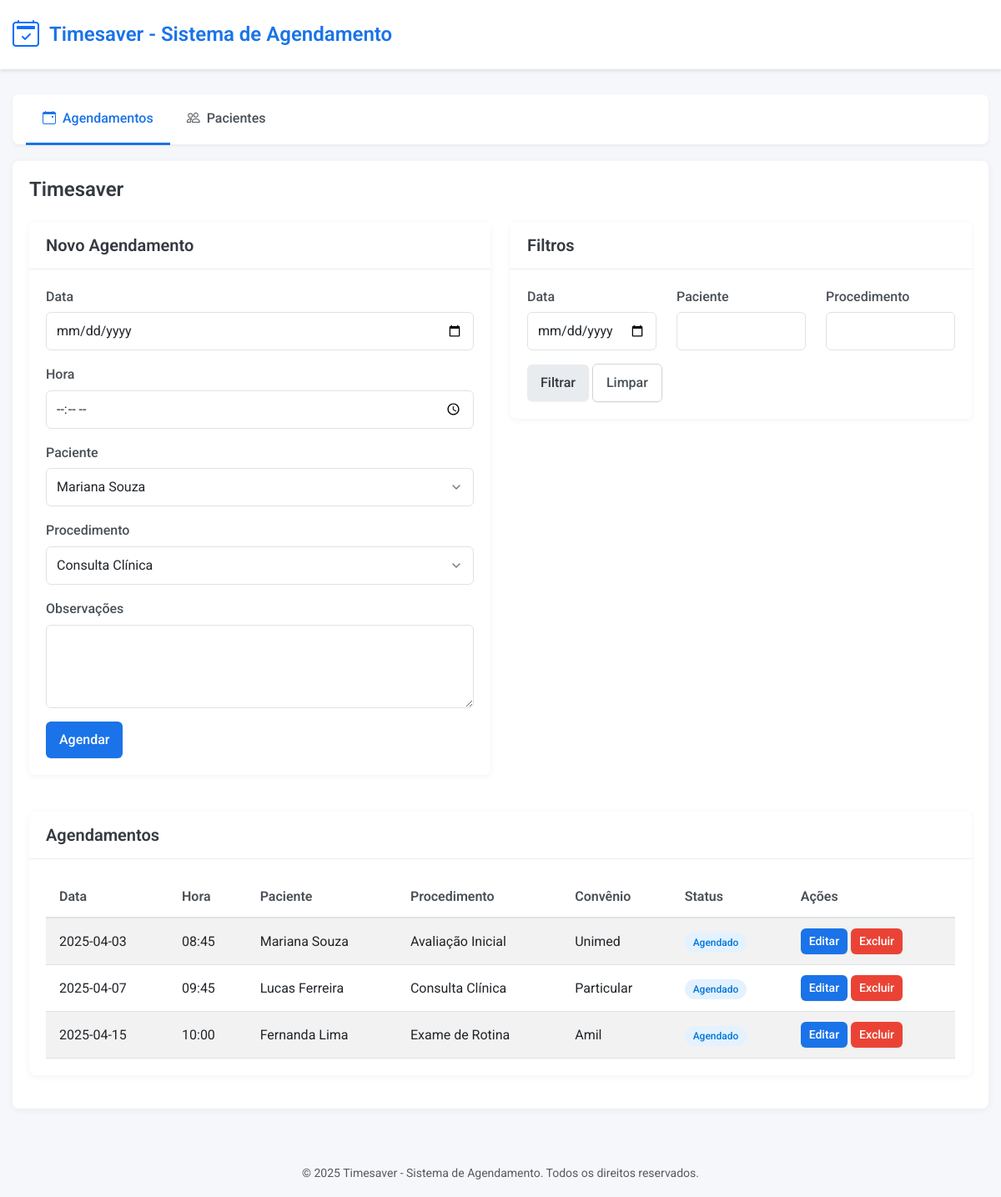
The page / on the database its author committed.
### tables this page shows
CREATE TABLE agendamentos (
        id INTEGER PRIMARY KEY AUTOINCREMENT,
        data TEXT NOT NULL,
        hora TEXT NOT NULL,
        cliente_id INTEGER NOT NULL,
        procedimento_id INTEGER NOT NULL,
        observacoes TEXT,
        status TEXT DEFAULT 'agendado',
        FOREIGN KEY (cliente_id) REFERENCES clientes (id),
        FOREIGN KEY (procedimento_id) REFERENCES procedimentos (id)
    );

CREATE TABLE clientes (
        id INTEGER PRIMARY KEY AUTOINCREMENT,
        nome TEXT NOT NULL,
        telefone TEXT NOT NULL,
        email TEXT,
        convenio_id INTEGER,
        num_carteirinha TEXT,
        FOREIGN KEY (convenio_id) REFERENCES convenios (id)
    );

CREATE TABLE procedimentos (
        id INTEGER PRIMARY KEY AUTOINCREMENT,
        codigo_tuss TEXT NOT NULL,
        descricao TEXT NOT NULL,
        duracao_minutos INTEGER NOT NULL
    );

CREATE TABLE convenios (
        id INTEGER PRIMARY KEY AUTOINCREMENT,
        nome TEXT NOT NULL,
        codigo TEXT NOT NULL
    );

### controllers/agendamento.py (the view)
@agendamento_bp.route('/')
def index():
    filtros = {
        'data': request.args.get('data', ''),
        'cliente': request.args.get('cliente', ''),
        'procedimento': request.args.get('procedimento', '')
    }
    agendamentos = Agendamento.obter_todos(filtros)
    clientes = Cliente.obter_para_select()
    procedimentos = Procedimento.obter_para_select()
    return render_template('agendamentos/index.html',
                          agendamentos=agendamentos,
                          clientes=clientes,
                          procedimentos=procedimentos,
                          data_filtro=filtros['data'],
                          cliente_filtro=filtros['cliente'],
                          procedimento_filtro=filtros['procedimento'])

### models/cliente.py (called while the page is built)
    @staticmethod
    def obter_para_select():
        db = get_db()
        cursor = db.cursor()
        cursor.execute("SELECT id, nome FROM clientes")
        return cursor.fetchall()

### models/database.py (called while the page is built)
def get_db():
    if 'db' not in g:
        os.makedirs(os.path.dirname(current_app.config['DATABASE_PATH']), exist_ok=True)
        g.db = sqlite3.connect(current_app.config['DATABASE_PATH'])
        g.db.row_factory = sqlite3.Row
    return g.db

### models/procedimento.py (called while the page is built)
    @staticmethod
    def obter_para_select():
        db = get_db()
        cursor = db.cursor()
        cursor.execute("SELECT id, descricao FROM procedimentos")
        return cursor.fetchall()

### templates/agendamentos/index.html
{% extends "base.html" %}
{% block nav_agendamentos %}active{% endblock %}
{% block content %}
<div class="row mb-4">
    <div class="col-md-6">
        <div class="card">
            <div class="card-header">
                <h5>Novo Agendamento</h5>
            </div>
            <div class="card-body">
                <form action="{{ url_for('agendamento.criar_agendamento') }}" method="post">
                    <div class="mb-3">
                        <label class="form-label">Data</label>
                        <input type="date" name="data" class="form-control" required>
                    </div>
                    <div class="mb-3">
                        <label class="form-label">Hora</label>
                        <input type="time" name="hora" class="form-control" required>
                    </div>
                    <div class="mb-3">
                        <label class="form-label">Paciente</label>
                        <select name="cliente_id" class="form-control" required>
                            {% for cliente in clientes %}
                                <option value="{{ cliente.id }}">{{ cliente.nome }}</option>
                            {% endfor %}
                        </select>
                    </div>
                    <div class="mb-3">
                        <label class="form-label">Procedimento</label>
                        <select name="procedimento_id" class="form-control" required>
                            {% for procedimento in procedimentos %}
                                <option value="{{ procedimento.id }}">{{ procedimento.descricao }}</option>
                            {% endfor %}
                        </select>
                    </div>
                    <div class="mb-3">
                        <label class="form-label">Observações</label>
                        <textarea name="observacoes" class="form-control" rows="3"></textarea>
                    </div>
                    <button type="submit" class="btn btn-primary">Agendar</button>
                </form>
            </div>
        </div>
    </div>
    <div class="col-md-6">
        <div class="card">
            <div class="card-header">
                <h5>Filtros</h5>
            </div>
            <div class="card-body">
                <form method="get">
                    <div class="row">
                        <div class="col-md-4 mb-3">
                            <label class="form-label">Data</label>
                            <input type="date" name="data" class="form-control" value="{{ data_filtro }}">
                        </div>
                        <div class="col-md-4 mb-3">
                            <label class="form-label">Paciente</label>
                            <input type="text" name="cliente" class="form-control" value="{{ cliente_filtro }}">
                        </div>
                        <div class="col-md-4 mb-3">
                            <label class="form-label">Procedimento</label>
                            <input type="text" name="procedimento" class="form-control" value="{{ procedimento_filtro }}">
                        </div>
                    </div>
                    <button type="submit" class="btn btn-secondary">Filtrar</button>
                    <a href="{{ url_for('agendamento.index') }}" class="btn btn-outline-secondary">Limpar</a>
                </form>
            </div>
        </div>
    </div>
</div>
<div class="card">
    <div class="card-header">
        <h5>Agendamentos</h5>
    </div>
    <div class="card-body">
        <table class="table table-striped">
            <thead>
                <tr>
                    <th>Data</th>
                    <th>Hora</th>
                    <th>Paciente</th>
                    <th>Procedimento</th>
                    <th>Convênio</th>
                    <th>Status</th>
                    <th>Ações</th>
                </tr>
            </thead>
            <tbody>
                {% for agendamento in agendamentos %}
                    <tr>
                        <td>{{ agendamento.data }}</td>
                        <td>{{ agendamento.hora }}</td>
                        <td>{{ agendamento.cliente }}</td>
                        <td>{{ agendamento.procedimento }}</td>
                        <td>{{ agendamento.convenio }}</td>
                        <td>
                            {% if agendamento.status == 'agendado' %}
                                <span class="badge bg-info">Agendado</span>
                            {% elif agendamento.status == 'realizado' %}
                                <span class="badge bg-success">Realizado</span>
                            {% elif agendamento.status == 'cancelado' %}
                                <span class="badge bg-danger">Cancelado</span>
                            {% else %}
                                <span class="badge bg-secondary">{{ agendamento.status }}</span>
                            {% endif %}
                        </td>
                        <td>
                            <a href="{{ url_for('agendamento.editar_agendamento', id=agendamento.id) }}" class="btn btn-sm btn-primary">Editar</a>
                            <a href="{{ url_for('agendamento.excluir_agendamento', id=agendamento.id) }}" class="btn btn-sm btn-danger" onclick="return confirm('Tem certeza que deseja excluir?')">Excluir</a>
                        </td>
                    </tr>
                {% else %}
                    <tr>
                        <td colspan="7" class="text-center">Nenhum agendamento encontrado</td>
                    </tr>
                {% endfor %}
            </tbody>
        </table>
    </div>
</div>
{% endblock %}

### templates/base.html (shortened to what this page needs)
<!DOCTYPE html>
<html lang="pt-BR">
<head>
    <link href="https://cdn.jsdelivr.net/npm/bootstrap@5.3.0/dist/css/bootstrap.min.css" rel="stylesheet">
    <link href="https://cdn.jsdelivr.net/npm/bootstrap-icons@1.10.0/font/bootstrap-icons.css" rel="stylesheet">
    <link href="{{ url_for('static', filename='css/style.css') }}" rel="stylesheet">
</head>
<body>
    <header class="app-header">
        <div class="container">
            <div class="app-logo">
                <i class="bi bi-calendar2-check fs-2 text-primary"></i>
                <h1>Timesaver - Sistema de Agendamento</h1>
            </div>
    </header>
    <div class="container">
        <nav class="app-nav">
            <ul class="nav nav-tabs">
                <li class="nav-item">
                    <a class="nav-link {% block nav_agendamentos %}{% endblock %}" href="{{ url_for('agendamento.index') }}">
                        <i class="bi bi-calendar-event me-1"></i> Agendamentos
                    </a>
                </li>
                <li class="nav-item">
                    <a class="nav-link {% block nav_clientes %}{% endblock %}" href="{{ url_for('cliente.index') }}">
                        <i class="bi bi-people me-1"></i> Pacientes
                    </a>
                </li>
            </ul>
        </nav>
        <div class="main-content fade-in">
            <h2 class="page-title">{% block heading %}Timesaver{% endblock %}</h2>
            {% block content %}{% endblock %}
        </div>
    </div>
    <footer class="text-center p-3 text-muted mt-5">
        <div class="container">
            <small>&copy; 2025 Timesaver - Sistema de Agendamento. Todos os direitos reservados.</small>
        </div>
    </footer>
</body>
</html>

### static/css/style.css (style rules this page uses)
:root { --primary: #1a73e8; --primary-dark: #0d47a1; --primary-light: #e8f0fe; --success: #34a853; --warning: #fbbc05; --danger: #ea4335; --gray-100: #f8f9fa; --gray-200: #e9ecef; --gray-300: #dee2e6; --gray-400: #ced4da; --gray-500: #adb5bd; --gray-600: #6c757d; --gray-700: #495057; --gray-800: #343a40; --gray-900: #212529; --body-bg: #f5f7fa; --font-main: 'Roboto', -apple-system, BlinkMacSystemFont, 'Segoe UI', sans-serif; }
body { font-family: var(--font-main); background-color: var(--body-bg); color: var(--gray-800); line-height: 1.6; }
.container { max-width: 1200px; margin: 0 auto; padding: 0 15px; }
.main-content { background-color: white; border-radius: 8px; box-shadow: 0 2px 10px rgba(0, 0, 0, 0.05); padding: 20px; margin-bottom: 20px; }
.app-header { background-color: white; box-shadow: 0 2px 4px rgba(0, 0, 0, 0.1); margin-bottom: 30px; padding: 16px 0; }
.app-header .container { display: flex; align-items: center; justify-content: space-between; }
.app-logo { display: flex; align-items: center; gap: 12px; }
.app-logo h1 { font-size: 1.5rem; font-weight: 600; color: var(--primary); margin: 0; }
.app-nav { background-color: white; border-radius: 8px; box-shadow: 0 2px 4px rgba(0, 0, 0, 0.05); margin-bottom: 20px; }
.nav-tabs { border-bottom: none; padding: 0 16px; }
.nav-tabs .nav-item { margin-bottom: 0; }
.nav-tabs .nav-link { border: none; padding: 16px 20px; font-weight: 500; color: var(--gray-700); border-bottom: 3px solid transparent; transition: all 0.2s ease; border-radius: 0; }
.nav-tabs .nav-link.active { color: var(--primary); background-color: transparent; border-bottom-color: var(--primary); }
.card { border: none; border-radius: 8px; box-shadow: 0 2px 8px rgba(0, 0, 0, 0.05); margin-bottom: 20px; overflow: hidden; }
.card-header { background-color: white; border-bottom: 1px solid var(--gray-200); padding: 16px 20px; }
.card-header h5 { margin: 0; font-weight: 600; color: var(--gray-800); }
.card-body { padding: 20px; }
.form-label { font-weight: 500; color: var(--gray-700); margin-bottom: 6px; }
.form-control { padding: 10px 12px; border: 1px solid var(--gray-300); border-radius: 6px; transition: border-color 0.2s ease; }
select.form-control { background-repeat: no-repeat; background-position: right 12px center; background-size: 16px; padding-right: 40px; appearance: none; }
textarea.form-control { min-height: 100px; }
.btn { padding: 10px 16px; font-weight: 500; border-radius: 6px; transition: all 0.2s ease; border: none; box-shadow: 0 1px 2px rgba(0, 0, 0, 0.05); }
.btn-primary { background-color: var(--primary); color: white; }
.btn-secondary { background-color: var(--gray-200); color: var(--gray-800); }
.btn-danger { background-color: var(--danger); color: white; }
.btn-sm { padding: 5px 10px; font-size: 0.875rem; }
.btn-outline-secondary { border: 1px solid var(--gray-400); background-color: transparent; color: var(--gray-700); }
.table { margin-bottom: 0; }
.table th { font-weight: 600; color: var(--gray-700); border-top: none; border-bottom: 2px solid var(--gray-300); padding: 12px 16px; }
.table td { padding: 12px 16px; vertical-align: middle; border-top: 1px solid var(--gray-200); }
.table-striped tbody tr:nth-of-type(odd) { background-color: var(--gray-100); }
.badge { padding: 6px 10px; font-weight: 500; border-radius: 20px; }
.bg-info { background-color: #e4f2ff !important; color: #0275d8; }
.mb-4 { margin-bottom: 1.5rem; }
.text-center { text-align: center; }
.page-title { font-size: 1.5rem; font-weight: 600; color: var(--gray-800); margin-bottom: 24px; }
.fade-in { animation: fadeIn 0.3s ease-in; }

### rows shown on the page
agendamentos: data "2025-04-03", hora "08:45", cliente "Mariana Souza", procedimento "Avaliação Inicial", convenio "Unimed", status "Agendado"
agendamentos: data "2025-04-07", hora "09:45", cliente "Lucas Ferreira", procedimento "Consulta Clínica", convenio "Particular", status "Agendado"
agendamentos: data "2025-04-15", hora "10:00", cliente "Fernanda Lima", procedimento "Exame de Rotina", convenio "Amil", status "Agendado"

### other values the page prints
form field cliente_id "Mariana Souza"
form field procedimento_id "Consulta Clínica"
